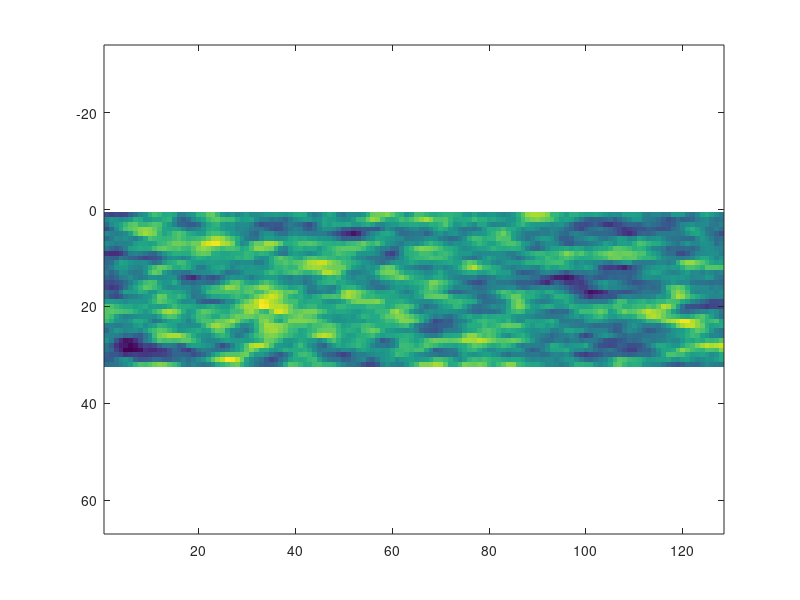

Write the MATLAB code that produced this figure.
% Edited by Mark M Meerschaert on 14 April 2011
% Based on code by Hans-Peter Scheffler circa 2008
%
% Simulation code for fractal K field with operator scaling
% Code can produce a normal or stable (heavy tailed) log K field
% Field has stationary increments, like fractional Brownian motion
% Hurst index in x1 direction is H/a_1
% Hurst index in x2 direction is H/a_2
% IMPORTANT NOTE: The code requires 0 < H < a_i !!! 
%
% Input variable definitions
% alpha = 2 for normal noise, 0<alpha<2 for stable noise (heavy tail)
% H = Hurst index applied to filter
% A = Scale for noise variables (standard deviation if alpha=2)
% M = size of OUTPUT field (internal fields are 2M+1 by 2M+1)
% a1 = power law index of filter for x1 coordinate
% a2 = power law index of filter for x2 coordinate
% v1 = direction of x1 coordinate axes in radians 
% v2 = direction of x2 coordinate axes in radians 
% C1 = correlation length for x1 coordinate 
% C2 = correlation length for x1 coordinate  
% rho = 2 (see formula for filter phi)
% mu = sample standard deviation of log K field
% sigma = sample standard deviation of log K field
% nuse  = # of conditioning points to use for each generated point
clear all
% statistical parameters
 alpha = 2; %(2 for normal, 0<alpha<2 for stable)
 H = 0.4;   A = 1;  
 a1 = .9;    a2 = 2-a1;   a3=1;
 C1 =  1;    C2 =3;   C3=1; 
 rho = 2;   mu= 0;  sigma = .00000001; nuse=100;
 lam1=1; lam2=.1*lam1;  lammag=sqrt(lam1^2+lam2^2) % for exponential
 lammag=0.5/C1+0.5/C2;
 % angles associated with the scaling eigenvectors
 angle1=0*pi/36; angle2=18*pi/36;

 % Geometry of the output field
 origin=[0,0]; max=[25,100]; m = [32,128]; dx=(max-origin)./m 
 nreals=1;

 %unit vectors in the scaling eigenvector directions
 theta1=[cos(angle1),sin(angle1)]; theta2=[cos(angle2),sin(angle2)];
 
 % check to see if there is conditioning data
 if exist('conditioning.txt')==2;
  docondition=1
  cpts1 = load('conditioning.txt','-ascii'); cpts1(:,1)=ceil((cpts1(:,1)-origin(1))/dx(1));  
  cpts1(:,2)=ceil((cpts1(:,2)-origin(2))/dx(2)); 
  %temp=cpts1(:,1); cpts1(:,1)=cpts1(:,2); cpts(:,2)=temp;
  cpts1=sortrows(cpts1, [1 2]);  cpts=cpts1;
  % consolidate repeated points in a single cell by averaging the conditioning points
  ncp=length(cpts(:,1))
  k=ncp;
  while k>1;
    loc=cpts(k,1:2);
    count=1;
    value=cpts(k,3);
    while k-count>0 & cpts(k-count,1)==loc(1) & cpts(k-count,2)==loc(2);
        value=value+cpts(k-count,3);
        count=count+1;
    end;
    cpts(k,3)=value/count;
    if count>1 ;
        cpts(k-1:k-count+1,:)=[];
    end;
    k=k-count;
  end;
  ncp=length(cpts(:,1))
 else; docondition=0;  % no conditioning data
 end;    
 
  tic;
 
 % Make the Fourier kernel phi 
 
 Q=a1+a2;
        
 k1 = repmat(-m(1):m(1),2*m(2)+1,1);
 k2 = repmat(-m(2):m(2),2*m(1)+1,1);
 %k1 = k1*(A/m(1));  
 k1=k1';
 %k2=k2*(A/m(2));
 k1=k1/m(1)/dx(1); k2=k2/m(2)/dx(2);

        %d3 = ones(2*m+1,2*m+1,2*m+1);
        %n=1;
        %for j=-m:m;
        %d3 (:,:,n)= d3(:,:,n).*j;
        %n=n+1;
        %end
        
        %d2 = d1(:,:,1); d2=d2';
        %d2 = repmat(d2,[1,1,2*m+1]);
        
        % phi is the FFT filter
        % for exponential
        
        phi = lammag./(lammag^2/4 + (C1*(abs(k1*theta1(1) + k2*theta1(2)))).^2 +...
               (C2*(abs(k1*theta2(1) + k2*theta2(2)))).^2 ) ; 

%        phi(m(1)+1,m(2)+1)=m(1)*m(2)/dx(1)/dx(2);
%end
        phi=ifftshift(phi);

        cov=real(fftn(phi.*conj(phi)))/m(1)/m(2);
        cov=fftshift(cov);
        
 % interpolate the trend surface of the conditioning points
 if (docondition ==1); 
     trendc=krigs2d(cpts,cov,m,nuse); 
     %trendc= trend2d(cpts,cov,m,nuse); 
 figure(5),imagesc(trendc); hold on; plot(cpts(:,2),cpts(:,1),'o'); hold off;
 end;

 % generate nreals unconditional fields
 % simulate FFT of noise field using IID normal (stable if alpha<2)
 % This would be a good point to loop and make multiple realizations
 
for n=1:nreals 
 Z = randn(2*m(1)+1,2*m(2)+1);    Z = Z* ((A/m(1)/m(2))^(1/alpha));
 Z1 = randn(2*m(1)+1,2*m(2)+1);   Z1 = Z1* ((A/m(1)/m(2))^(1/alpha));
 Z = complex(Z,Z1);        
 Z(m(1),m(2)) = 0;   Z(m(1)+1,m(2))=0;   Z(m(1),m(2)+1)=0;    Z(m(1)+1,m(2)+1)=0;  
        %Z(m,m,m+1)=0;   Z(m+1,m,m+1)=0; Z(m,m+1,m+1)=0;  Z(m+1,m+1,m+1)=0;

         K = phi.*Z; % FFT of log K field obtained by multiplying FFT of noise field Z with FFT filter phi
       
        clear Z Z1;

        K = real(fftn(K)); % Invert the FFT to get the simulated field
%        Y(1:2:end)=-Y(1:2:end); % Correct for shifting FFT integral from [-A,A] to [0,2*A] by (-1)^{i+j} 

        %clear X;
        K=K(m(1)/2:3*m(1)/2-1,m(2)/2:3*m(2)/2-1);
        s=mean(std(K)); % average stdev for the simulated field (mean is zero)
        K=(sigma/s)*(K-mean(mean(K)))+mu; % convert to mean mu, standard deviation sigma
 
        if(docondition==1)
          newpts=cpts;   % make a copy of the conditioning points list so I can use the location data
          for k=1:ncp;
            newpts(k,3)=K(cpts(k,1),cpts(k,2));   % replace the random values with the new unconditioned field
          end;
        %   get trend surface of uncond. field
         % trendnew=trend2d(newpts,cov,m,nuse);
          trendnew=krigs2d(newpts,cov,m,nuse);
        %   make the new conditioned field
          K=trendc+(K-trendnew);
        end;  
 
        % plot the field
        figure(3), imagesc(K);
        axis tight; axis equal;
        pause(0.1)
          
        K=exp(K);    
        toc;
        % make some conditioning points for testing
        ncp=100; 
        condwrite=rand(ncp,2); condwrite(:,1)=m(1)*condwrite(:,1); condwrite(:,2)=m(2)*condwrite(:,2);
        for k=1:ncp
        condwrite(k,3)=K(ceil(condwrite(k,1)),ceil(condwrite(k,2))); 
        end
        condwrite(:,1)=dx(1)*condwrite(:,1); condwrite(:,2)=dx(2)*condwrite(:,2);
        %if(docondition==0); save('conditioning.txt','condwrite','-ascii'); end; 
        fname=strcat('kout_exp_',int2str(n))
        
        save (fname, 'K', '-ascii' );
end;        